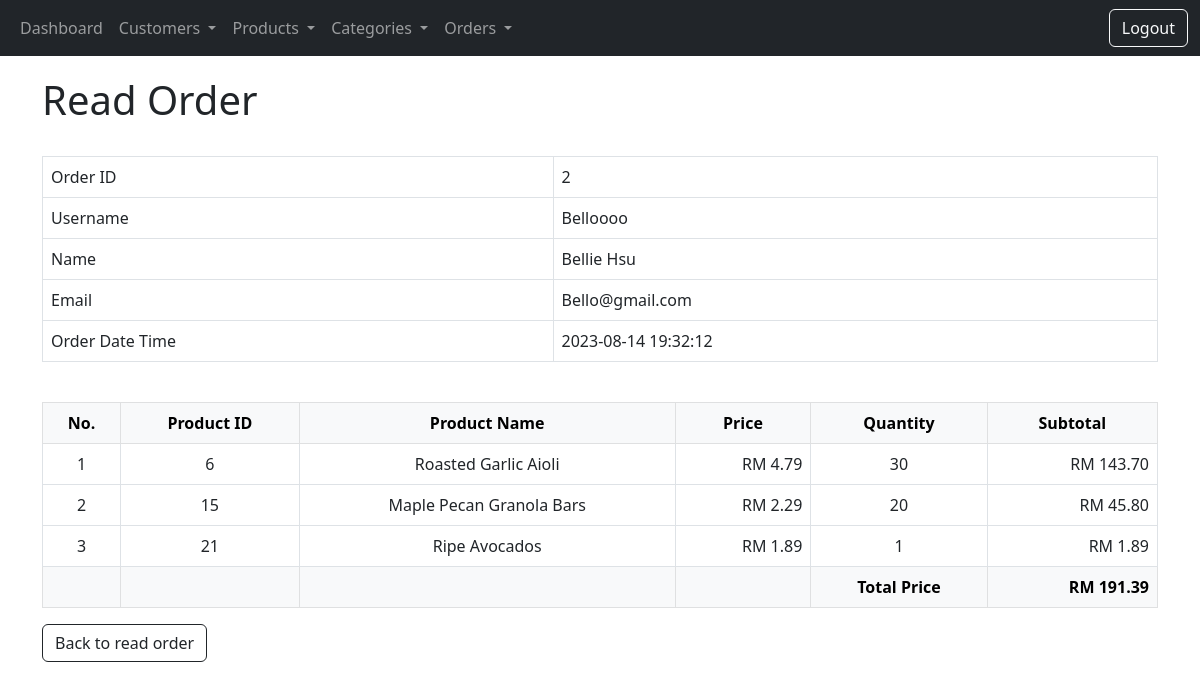
The page /order_read_details.php?order_id=2 (signed in) on the database its author committed.
### tables this page shows
CREATE TABLE IF NOT EXISTS `order_summary` (
  `order_id` int NOT NULL AUTO_INCREMENT,
  `username` varchar(30) NOT NULL,
  `order_date_time` datetime NOT NULL,
  PRIMARY KEY (`order_id`)
);

CREATE TABLE IF NOT EXISTS `customers` (
  `username` varchar(30) NOT NULL,
  `email` varchar(30) NOT NULL,
  `password` varchar(255) NOT NULL,
  `first_name` varchar(50) NOT NULL,
  `last_name` varchar(50) NOT NULL,
  `gender` enum('Male','Female') NOT NULL,
  `date_of_birth` date NOT NULL,
  `registration_date_and_time` datetime NOT NULL,
  `account_status` enum('Active','Inactive','Pending') NOT NULL,
  `image` varchar(255) DEFAULT NULL,
  PRIMARY KEY (`username`),
  UNIQUE KEY `email` (`email`)
);

CREATE TABLE IF NOT EXISTS `order_details` (
  `order_detail_id` int NOT NULL AUTO_INCREMENT,
  `order_id` int NOT NULL,
  `product_id` int NOT NULL,
  `quantity` int NOT NULL,
  PRIMARY KEY (`order_detail_id`),
  KEY `order_id` (`order_id`),
  KEY `product_id` (`product_id`)
);

CREATE TABLE IF NOT EXISTS `products` (
  `id` int NOT NULL AUTO_INCREMENT,
  `name` varchar(128) NOT NULL,
  `category_id` int NOT NULL,
  `description` text NOT NULL,
  `price` double NOT NULL,
  `promotion_price` double NOT NULL,
  `manufacture_date` date NOT NULL,
  `expired_date` date NOT NULL,
  `image` varchar(255) DEFAULT NULL,
  `created` datetime NOT NULL,
  `modified` timestamp NOT NULL DEFAULT CURRENT_TIMESTAMP ON UPDATE CURRENT_TIMESTAMP,
  PRIMARY KEY (`id`),
  KEY `category_id` (`category_id`)
);

### order_read_details.php (the view, shortened to what this page needs)
<!DOCTYPE HTML>
<html>
<head>
    <link href="https://cdn.jsdelivr.net/npm/bootstrap@5.3.0/dist/css/bootstrap.min.css" rel="stylesheet">
</head>
<body>
    <?php
    include 'navigation.php';
    ?>
    <div class="container">
        <div class="page-header">
            <h1>Read Order</h1>
            <br>
        </div>
        <?php
        $order_id_check = isset($_GET['order_id']) ? $_GET['order_id'] : die('ERROR: Record order not found.');
        include 'config/database.php';
        try {
            $query = "SELECT os.order_id, os.username, c.first_name, c.last_name, c.email, os.order_date_time
            FROM order_summary os
            INNER JOIN customers c ON os.username = c.username
            WHERE os.order_id = ?";
            $stmt = $con->prepare($query);
            $stmt->bindParam(1, $order_id_check);
            $stmt->execute();
            $row = $stmt->fetch(PDO::FETCH_ASSOC);
            $order_id = $row['order_id'];
            $username = $row['username'];
            $name = $row['first_name'] . ' ' . $row['last_name'];
            $email = $row['email'];
            $order_date_time = $row['order_date_time'];
        }
        catch (PDOException $exception) {
            die('ERROR: ' . $exception->getMessage());
        }
        ?>
        <table class='table table-hover table-responsive table-bordered'>
            <tr>
                <td>Order ID</td>
                <td><?php echo htmlspecialchars($order_id, ENT_QUOTES);  ?></td>
            </tr>
            <tr>
                <td>Username</td>
                <td><?php echo htmlspecialchars($username, ENT_QUOTES);  ?></td>
            </tr>
            <tr>
                <td>Name</td>
                <td><?php echo htmlspecialchars($name, ENT_QUOTES);  ?></td>
            </tr>
            <tr>
                <td>Email</td>
                <td><?php echo htmlspecialchars($email, ENT_QUOTES);  ?></td>
            </tr>
            <tr>
                <td>Order Date Time</td>
                <td><?php echo htmlspecialchars($order_date_time, ENT_QUOTES);  ?></td>
            </tr>
        </table>
        <br>
        <?php
        $details_query = "SELECT od.order_id, od.product_id, od.quantity, p.id, p.name, p.price, p.promotion_price
        FROM order_details od
        INNER JOIN products p ON od.product_id = p.id
        WHERE od.order_id = :order_id
        ORDER BY p.id ASC";
        $details_stmt = $con->prepare($details_query);
        $details_stmt->bindParam(':order_id', $order_id);
        $details_stmt->execute();
        $num = $details_stmt->rowCount();
        if ($num > 0) {
            echo "<table class='table table-hover table-responsive table-bordered'>";
            echo "<tr class='table-light text-center'>";
            echo "<th>No.</th>";
            echo "<th>Product ID</th>";
            echo "<th>Product Name</th>";
            echo "<th>Price</th>";
            echo "<th>Quantity</th>";
            echo "<th>Subtotal</th>";
            echo "</tr>";
            $no = 1;
            $total_amount = 0;
            while ($row2 = $details_stmt->fetch(PDO::FETCH_ASSOC)) {
                extract($row2);
                $price_table = $promotion_price == 0 ? $price : $promotion_price;
                $subtotal = $price_table * $quantity;
                echo "<tr class='text-center'>";
                echo "<td>$no</td>";
                echo "<td>$product_id </td>";
                echo "<td>$name</td>";
                echo "<td class='text-end'>RM " . $price_table . "</td>";
                echo "<td>$quantity</td>";
                echo "<td class='text-end'>RM " . number_format($subtotal, 2) . "</td>";
                echo "</tr>";
                $no++;
                $total_amount += $subtotal;
            }
        }
        ?>
        <tr class='table-light'>
            <td></td>
            <td></td>
            <td></td>
            <td></td>
            <td class='text-center'><b>Total Price</b></td>
            <td class='text-end'><b> RM <?php echo number_format($total_amount, 2); ?></b></td>
        </tr>
        </table>
        <a href='order_read.php' class='btn btn-outline-dark'>Back to read order</a>
    </div>
</body>
</html>

### rows shown on the page
order_summary: order_id "2", username "Belloooo", customers.first_name+last_name "Bellie Hsu", customers.email "Bello@gmail.com", order_date_time "2023-08-14 19:32:12"
order_details: product "6", product.name "Roasted Garlic Aioli", product.price "4.79", quantity "30", subtotal "143.70"
order_details: product "15", product.name "Maple Pecan Granola Bars", product.price "2.29", quantity "20", subtotal "45.80"
order_details: product "21", product.name "Ripe Avocados", product.promotion_price "1.89", quantity "1"

### other values the page prints
$total_amount "191.39"
